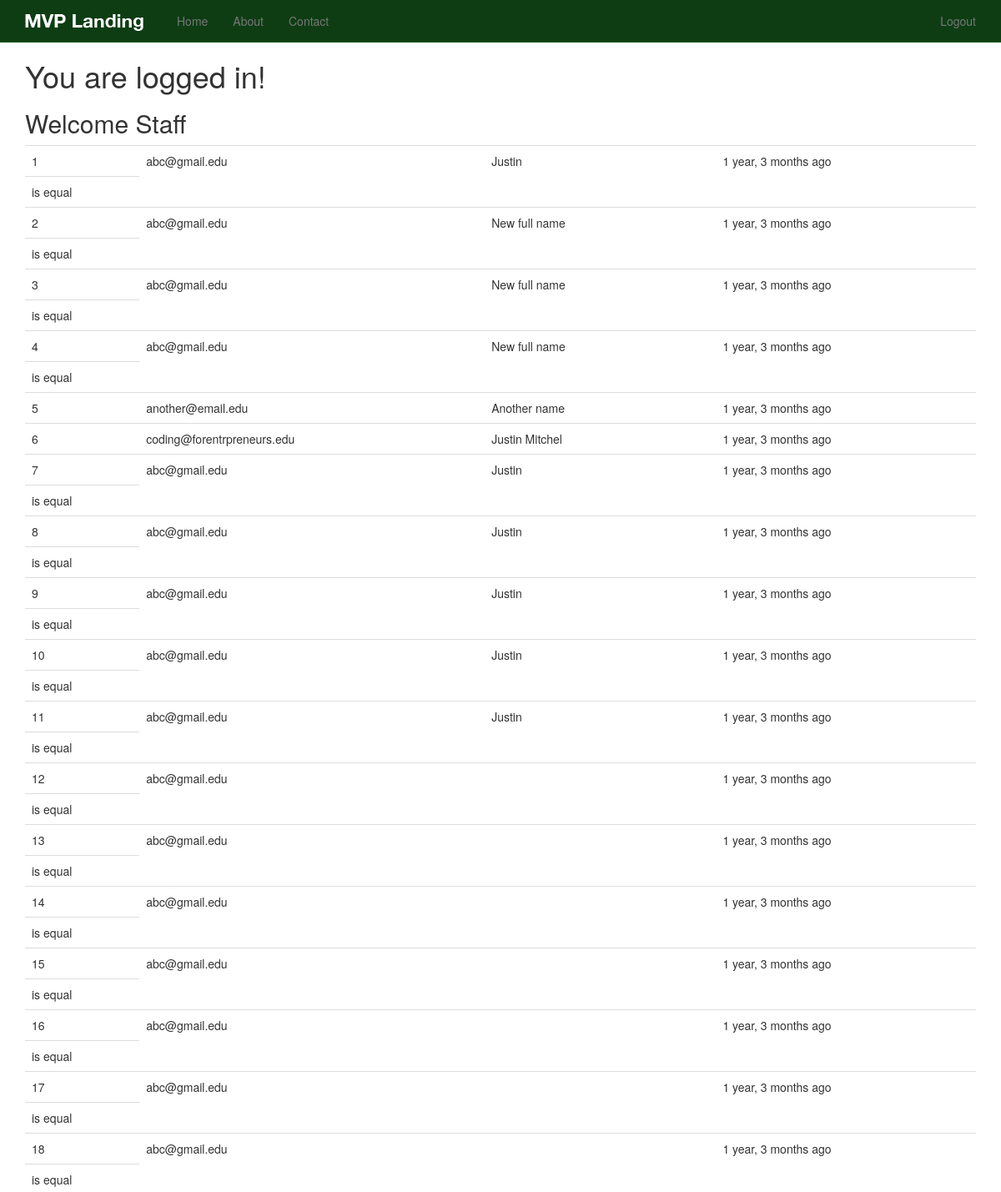
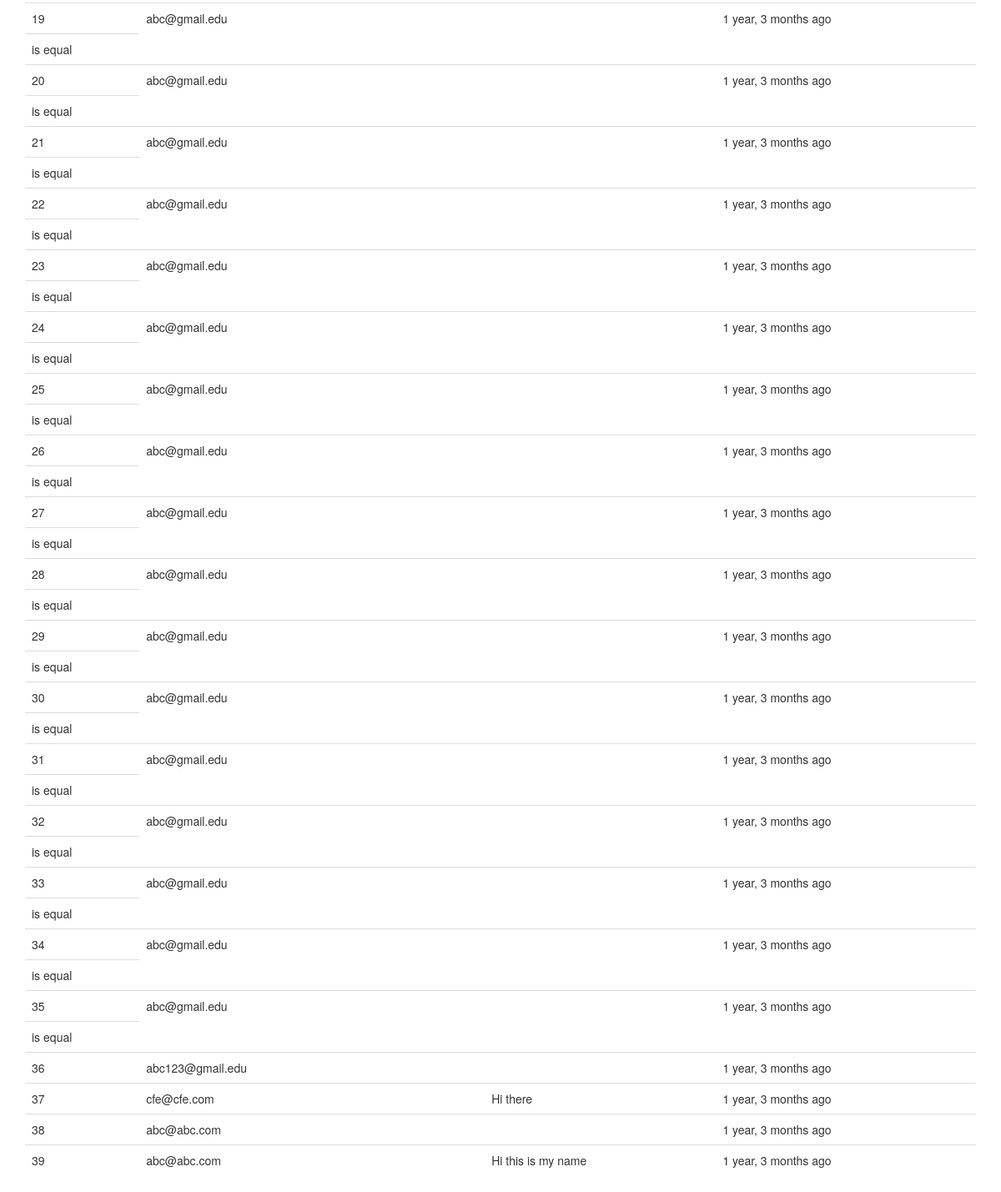
The app's page / (signed in) with its own data (2 pictures, top to bottom).
### newsletter/models.py (models this page shows, shortened)
class SignUp(models.Model):
	email = models.EmailField()
	full_name = models.CharField(max_length=120, blank=True, null=True)
	timestamp = models.DateTimeField(auto_now_add=True, auto_now=False)
	updated = models.DateTimeField(auto_now_add=False, auto_now=True)

### newsletter/views.py (the view, shortened to what this page needs)
# urls.py: url(r'^$', home, name='home'),
def home(request):
	title = 'Sign Up Now'
	form = SignUpForm(request.POST or None)
	context = {
		"title": title,
		"form": form
	}
	if request.user.is_authenticated() and request.user.is_staff:
		queryset = SignUp.objects.all().order_by('-timestamp') #.filter(full_name__iexact="Justin")
		context = {
			"queryset": queryset
		}
	return render(request, "home.html", context)

### templates/home.html (shortened to what this page needs)
{% extends "base.html" %}
{% load crispy_forms_tags %}
{% load staticfiles %}
{% block content %}
 {% if request.user.is_authenticated %}
<h1>You are logged in!</h1>
	{% if queryset %}
	<h2>Welcome Staff</h2>
	<table class='table'>
	{% for instance in queryset %}
		<tr><td>{{ forloop.counter }}</td><td>{{ instance.email }}</td><td>{{ instance.full_name }}</td><td>{{ instance.timestamp|timesince }} ago</td></tr>
		{% if instance.email == "abc@gmail.edu" %}
		<tr><td>is equal</td></tr>
		{% endif %}
	{% endfor %}
	</table>
	{% endif %}
{% endif %}
{% endblock %}

### static_in_pro/our_static/css/navbar-static-top.css (style rules this page uses)
body { min-height: 1000px; }

### records on screen
SignUp: email "abc@gmail.edu", full_name "Justin", timestamp "1 year, 3 months", shows "is equal"
SignUp: email "abc@gmail.edu", full_name "New full name", timestamp "1 year, 3 months", shows "is equal"
SignUp: email "abc@gmail.edu", full_name "New full name", timestamp "1 year, 3 months", shows "is equal"
SignUp: email "abc@gmail.edu", full_name "New full name", timestamp "1 year, 3 months", shows "is equal"
SignUp: email "another@email.edu", full_name "Another name", timestamp "1 year, 3 months"
SignUp: email "coding@forentrpreneurs.edu", full_name "Justin Mitchel", timestamp "1 year, 3 months"
SignUp: email "abc@gmail.edu", full_name "Justin", timestamp "1 year, 3 months", shows "is equal"
SignUp: email "abc@gmail.edu", full_name "Justin", timestamp "1 year, 3 months", shows "is equal"
SignUp: email "abc@gmail.edu", full_name "Justin", timestamp "1 year, 3 months", shows "is equal"
SignUp: email "abc@gmail.edu", full_name "Justin", timestamp "1 year, 3 months", shows "is equal"
SignUp: email "abc@gmail.edu", full_name "Justin", timestamp "1 year, 3 months", shows "is equal"
SignUp: email "abc@gmail.edu", timestamp "1 year, 3 months", shows "is equal"
SignUp: email "abc@gmail.edu", timestamp "1 year, 3 months", shows "is equal"
SignUp: email "abc@gmail.edu", timestamp "1 year, 3 months", shows "is equal"
SignUp: email "abc@gmail.edu", timestamp "1 year, 3 months", shows "is equal"
SignUp: email "abc@gmail.edu", timestamp "1 year, 3 months", shows "is equal"
SignUp: email "abc@gmail.edu", timestamp "1 year, 3 months", shows "is equal"
SignUp: email "abc@gmail.edu", timestamp "1 year, 3 months", shows "is equal"
SignUp: email "abc@gmail.edu", timestamp "1 year, 3 months", shows "is equal"
SignUp: email "abc@gmail.edu", timestamp "1 year, 3 months", shows "is equal"
SignUp: email "abc@gmail.edu", timestamp "1 year, 3 months", shows "is equal"
SignUp: email "abc@gmail.edu", timestamp "1 year, 3 months", shows "is equal"
SignUp: email "abc@gmail.edu", timestamp "1 year, 3 months", shows "is equal"
SignUp: email "abc@gmail.edu", timestamp "1 year, 3 months", shows "is equal"
SignUp: email "abc@gmail.edu", timestamp "1 year, 3 months", shows "is equal"
SignUp: email "abc@gmail.edu", timestamp "1 year, 3 months", shows "is equal"
SignUp: email "abc@gmail.edu", timestamp "1 year, 3 months", shows "is equal"
SignUp: email "abc@gmail.edu", timestamp "1 year, 3 months", shows "is equal"
SignUp: email "abc@gmail.edu", timestamp "1 year, 3 months", shows "is equal"
SignUp: email "abc@gmail.edu", timestamp "1 year, 3 months", shows "is equal"
SignUp: email "abc@gmail.edu", timestamp "1 year, 3 months", shows "is equal"
SignUp: email "abc@gmail.edu", timestamp "1 year, 3 months", shows "is equal"
SignUp: email "abc@gmail.edu", timestamp "1 year, 3 months", shows "is equal"
SignUp: email "abc@gmail.edu", timestamp "1 year, 3 months", shows "is equal"
SignUp: email "abc@gmail.edu", timestamp "1 year, 3 months", shows "is equal"
SignUp: email "abc123@gmail.edu", timestamp "1 year, 3 months"
SignUp: email "cfe@cfe.com", full_name "Hi there", timestamp "1 year, 3 months"
SignUp: email "abc@abc.com", timestamp "1 year, 3 months"
SignUp: email "abc@abc.com", full_name "Hi this is my name", timestamp "1 year, 3 months"
